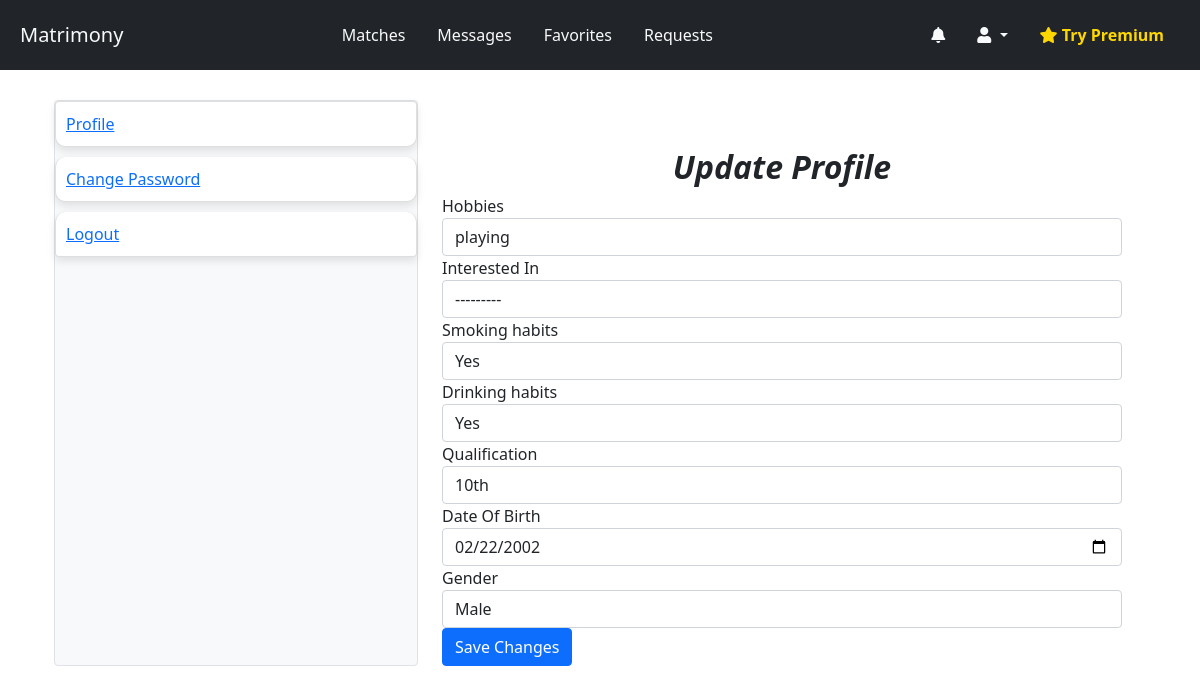
Page /accounts/additional_edit/ (signed in) on the earlier database version.
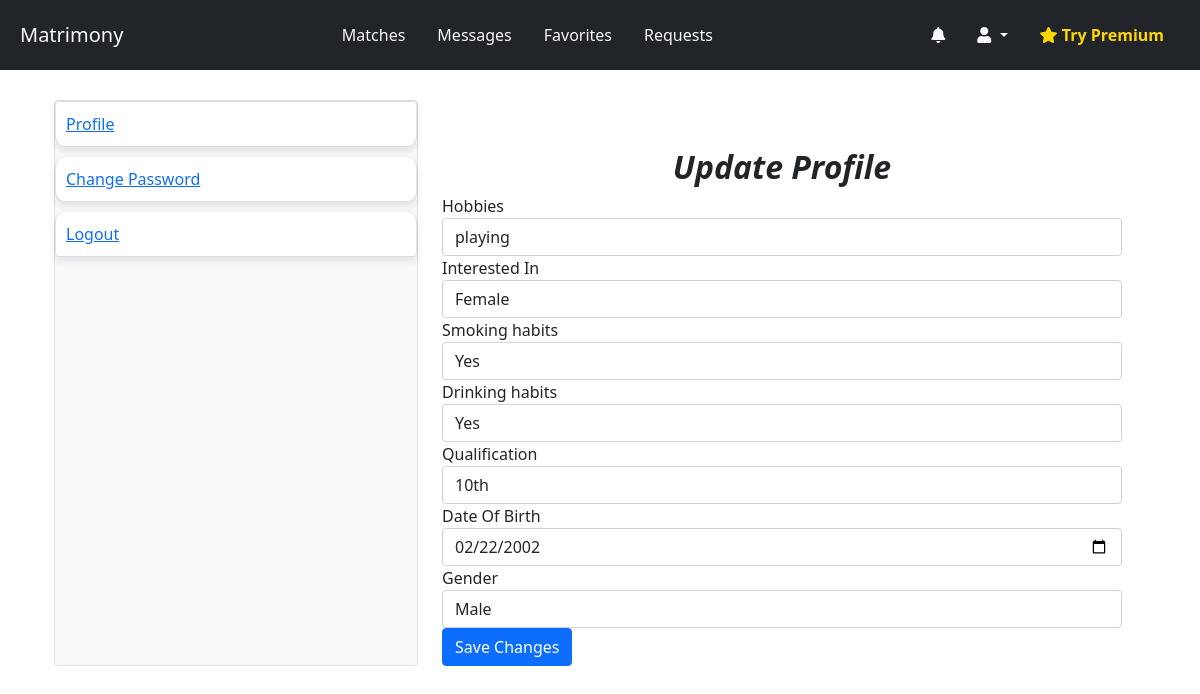
Same page on the later database version.
### accounts/models.py (models this page shows, shortened)
class User(AbstractUser):
    GENDER_CHOICES = (('Male','Male'),('Female','Female'),('Other','Other'),)
    INTEREST_CHOICES = (('Male','Male'),('Female','Female'),('Other','Other'),)
    EXPERTISE_CHOICES = (('Beginner','Beginner'),('Intermediate','Intermediate'),('Expert','Expert'),)
    JOB_STATUS_CHOICES = (('Employee','Employee'),('Employer','Employer'),('JobSeeker','JobSeeker'),)
    phone_number =models.CharField(
        max_length=15,
        blank=True,
        verbose_name='Phone Number'
    )
    profile_photo = models.ImageField(
        upload_to='profile_photos/',
        blank=True,
        verbose_name='Profile photo'
    )
    date_of_birth = models.DateField(
        null=True,
        blank=True,
        verbose_name='Date Of Birth'
    )
    gender =models.CharField(
        max_length= 6,
        choices=GENDER_CHOICES,
        blank=True,
        verbose_name='Gender',
        default='Male'
    )
    friend = models.ManyToManyField('self', blank=True)
    hobbies = models.ForeignKey(Hobby,related_name='users',blank=True,null=True,on_delete=models.CASCADE)
    interest =models.CharField(max_length=6,choices=INTEREST_CHOICES,verbose_name='Interested In',blank=True,null=True,default='Male')
    smoking_habits = models.CharField(max_length=50, choices=[('yes', 'Yes'), ('no', 'No')], default='no',blank=True,null=True)
    drinking_habits = models.CharField(max_length=50, choices=[('yes', 'Yes'), ('no', 'No')], default='no',blank=True,null=True)
    qualification = models.CharField(max_length=255,blank=True,null=True)
    job_status = models.CharField(max_length=100,blank=True,verbose_name='Job Status',choices=JOB_STATUS_CHOICES)
    company_name = models.CharField(max_length=255, blank=True, null=True,verbose_name='Company Name')
    designation = models.CharField(max_length=100,blank=True,null=True,verbose_name='Designation')
    company_location = models.CharField(max_length=200,blank=True,null=True,verbose_name='Company Location')
    job_title = models.CharField(max_length=255, blank=True, null=True,verbose_name='Job Title')
    expertise_level = models.CharField(max_length=100,
        blank=True,
        verbose_name='Expertise Level',
        choices=EXPERTISE_CHOICES)
    about = models.TextField(max_length=1000,blank=True,null=True)
    facebook = models.URLField(max_length=100,blank=True,null=True)
    instagram = models.URLField(max_length=100,blank=True,null=True)
    snapchat = models.URLField(max_length=100,blank=True,null=True)
    groups = models.ManyToManyField(
        'auth.Group',
        related_name='custom_user_set',  # Change this to a unique name
        blank=True,
        help_text='The groups this user belongs to. A user will get all permissions granted to each of their groups.',
        related_query_name='custom_user',
    )
    user_permissions = models.ManyToManyField(
        'auth.Permission',
        related_name='custom_user_set',  # Change this to a unique name
        blank=True,
        help_text='Specific permissions for this user.',
        related_query_name='custom_user',
    )

### accounts/views.py (the view, shortened to what this page needs)
# urls.py: path('additional_edit/',AdditionalUpdateView.as_view(),name ='additional_edit'),
class AdditionalUpdateView(LoginRequiredMixin, UpdateView):
    model = User
    form_class = UserUpdateForm
    template_name = 'registration/additional_update.html'
    success_url = reverse_lazy('accounts:profile')
    def get_object(self):
        return self.request.user

### accounts/forms.py
class UserUpdateForm(UserProfileForm):
    profile_photo = None

### accounts/models.py (called while the page is built)
    def __str__(self):
        return self.name

### accounts/templates/registration/additional_update.html (shortened to what this page needs)
{% extends 'registration/shared/accounts_base.html' %}
{% block accounts_content %}
<div class="container mt-5">
    <h2>Update Profile</h2>
    <form method="post">
        <div class="form-group">
            {% include 'components/form_field.html' with field=form.hobbies %}
        </div>
        <div class="form-group">
            {% include 'components/form_field.html' with field=form.interest %}
        </div>
        <div class="form-group">
            {% include 'components/form_field.html' with field=form.smoking_habits %}
        </div>
        <div class="form-group">
            {% include 'components/form_field.html' with field=form.drinking_habits %}
        </div>
        <div class="form-group">
            {% include 'components/form_field.html' with field=form.qualification %}
        </div>
        <div class="form-group">
            {% include 'components/form_field.html' with field=form.date_of_birth %}
        </div>
        <div class="form-group">
            {% include 'components/form_field.html' with field=form.gender %}
        </div>
        <button type="submit" class="btn btn-primary">Save Changes</button>
    </form>
</div>
{% endblock accounts_content %}

### templates/components/form_field.html (shortened to what this page needs)
<div class="form-group">
    <label for="{{ field.id_for_label }}">
        {{ field.label }}{% if field.field.required %} <span class="text-danger">*</span>{% endif %}
    </label>
    {{ field }}
</div>

Differences in the rows shown:
changed User "playing": interest "---------" → "Female"
